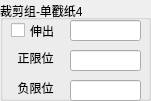
    <widget class="QGroupBox" name="Cylinder_17">
     <property name="geometry">
      <rect>
       <x>40</x>
       <y>340</y>
       <width>151</width>
       <height>101</height>
      </rect>
     </property>
     <property name="title">
      <string>裁剪组-单戳纸4</string>
     </property>
     <property name="alignment">
      <set>Qt::AlignLeading|Qt::AlignLeft|Qt::AlignVCenter</set>
     </property>
     <widget class="QCheckBox" name="check_OpenCylinder_17">
      <property name="geometry">
       <rect>
        <x>11</x>
        <y>21</y>
        <width>61</width>
        <height>19</height>
       </rect>
      </property>
      <property name="sizePolicy">
       <sizepolicy hsizetype="Minimum" vsizetype="Fixed">
        <horstretch>0</horstretch>
        <verstretch>0</verstretch>
       </sizepolicy>
      </property>
      <property name="text">
       <string>伸出</string>
      </property>
     </widget>
     <widget class="QLineEdit" name="lineEdit_CylinderCmd_17">
      <property name="geometry">
       <rect>
        <x>70</x>
        <y>20</y>
        <width>71</width>
        <height>21</height>
       </rect>
      </property>
      <property name="text">
       <string/>
      </property>
     </widget>
     <widget class="QLineEdit" name="lineEdit_CylinderPosStatus_17">
      <property name="geometry">
       <rect>
        <x>70</x>
        <y>50</y>
        <width>71</width>
        <height>21</height>
       </rect>
      </property>
      <property name="text">
       <string/>
      </property>
      <property name="alignment">
       <set>Qt::AlignCenter</set>
      </property>
     </widget>
     <widget class="QLabel" name="label_CylinderPosStatus_17">
      <property name="geometry">
       <rect>
        <x>10</x>
        <y>50</y>
        <width>51</width>
        <height>16</height>
       </rect>
      </property>
      <property name="text">
       <string>正限位</string>
      </property>
      <property name="alignment">
       <set>Qt::AlignCenter</set>
      </property>
     </widget>
     <widget class="QLineEdit" name="lineEdit_CylinderNegStatus_17">
      <property name="geometry">
       <rect>
        <x>70</x>
        <y>80</y>
        <width>71</width>
        <height>21</height>
       </rect>
      </property>
      <property name="text">
       <string/>
      </property>
      <property name="alignment">
       <set>Qt::AlignCenter</set>
      </property>
     </widget>
     <widget class="QLabel" name="label_CylinderNegStatus_17">
      <property name="geometry">
       <rect>
        <x>10</x>
        <y>80</y>
        <width>51</width>
        <height>16</height>
       </rect>
      </property>
      <property name="text">
       <string>负限位</string>
      </property>
      <property name="alignment">
       <set>Qt::AlignCenter</set>
      </property>
     </widget>
    </widget>
